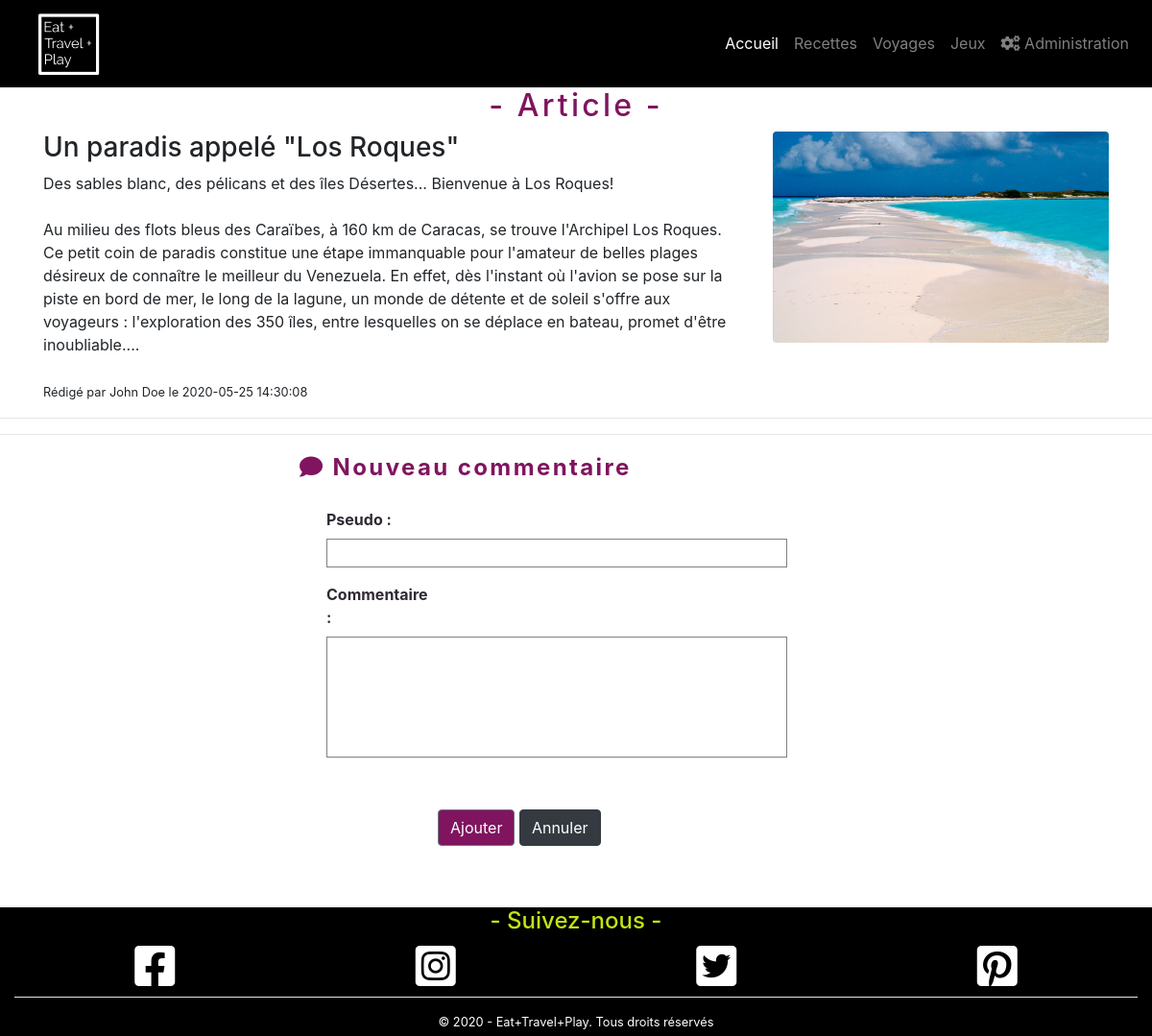
Page /show_post.php?id=1 on the committed database.
### tables this page shows
CREATE TABLE IF NOT EXISTS `post` (
  `Id` smallint(5) UNSIGNED NOT NULL AUTO_INCREMENT,
  `Title` varchar(100) NOT NULL,
  `Contents` text NOT NULL,
  `Image` varchar(255) NOT NULL,
  `CreationTimestamp` datetime NOT NULL,
  `Author_Id` tinyint(3) UNSIGNED DEFAULT NULL,
  `Category_Id` tinyint(3) UNSIGNED DEFAULT NULL,
  PRIMARY KEY (`Id`),
  UNIQUE KEY `Title` (`Title`),
  KEY `CreationTimestamp` (`CreationTimestamp`),
  KEY `Author_Id` (`Author_Id`),
  KEY `Category_Id` (`Category_Id`)
);

CREATE TABLE IF NOT EXISTS `author` (
  `Id` tinyint(3) UNSIGNED NOT NULL AUTO_INCREMENT,
  `FirstName` varchar(50) NOT NULL,
  `LastName` varchar(50) NOT NULL,
  PRIMARY KEY (`Id`)
);

### src/show_post.php (called while the page is built, shortened)
<?php
    include 'application/bdd_connection.php';
    $query =
    '
        SELECT
            Post.Id,
            Title,
            Contents,
            Image,
            CreationTimestamp,
            FirstName,
            LastName
        FROM
            Post
        INNER JOIN
            Author
        ON
            Post.Author_Id = Author.Id
        WHERE
            Post.Id = ?
    ';
    $resultSet = $pdo->prepare($query);
    $resultSet->execute([$_GET['id']]);
    $post = $resultSet->fetch();
    include 'layout.php';

### src/templates/show_post.php (the view, shortened to what this page needs)
<h2 class="text-center"><i class="fa fa-file-text-o"></i>- Article -</h2>
<section class="container">
    <div class="row">
        <div class="col-lg-8">
            <h3><?= htmlspecialchars($post['Title']) ?></h3>
            <article><?= nl2br(htmlspecialchars($post['Contents'])) ?></article>
            <small>
            Rédigé par <?= htmlspecialchars($post['FirstName']) ?> <?= htmlspecialchars($post['LastName']) ?>
            le <?= htmlspecialchars($post['CreationTimestamp']) ?>
            </small>
        </div>
        <div class="col-lg-4">
            <img class="img-fluid rounded float-left" src="./images/articles/<?=$post["Image"]?>" alt="image de l\'article">
        </div>
    </div>
</section>
<hr>
<hr>
<form class="generic-form" action="add_comment.php" method="POST">
    <fieldset>
        <legend class="textPurple"><i class="fas fa-comment textPurple"></i> Nouveau commentaire</legend>
        <ul>
            <li>
                <label for="nickName">Pseudo :</label>
                <input type="text" id="nickName" name="nickName">
            </li>
            <li>
                <label class="textarea" for="contents">Commentaire :</label>
                <textarea id="contents" name="contents" rows="5"></textarea>
            </li>
            <li>
                <button class="btn btn-secondary bgPurple" type="submit">Ajouter</button>
                <a class="btn btn-dark" href="index.php">Annuler</a>
            </li>
        </ul>
    </fieldset>
</form>

### src/css/blog-main.css (style rules this page uses)
* { box-sizing: border-box; }
a { text-decoration: none; }
form { margin-top: 2em; }
form fieldset { border-radius: 4px; }
form fieldset legend { padding: 0 0.5em; }
hr { margin-bottom: 2em; margin-top: 2em; }

### src/css/style.css (style rules this page uses)
.bgPurple { background-color: rgb(128, 20, 95) !important; }
.textPurple { color: rgb(128, 20, 95) !important; }
a { color: rgb(128, 20, 95); transition: all 0.25s; }
body { background: white; font-family: 'Dosis', sans-serif; width: 100% !important; height: 100vh; }
h1, h2 { color: rgb(128, 20, 95); letter-spacing: 0.1em; }

### src/css/ui-form.css (style rules this page uses)
.generic-form { margin: 0 auto; width: 50%; }
.generic-form fieldset { border-color: #01A2A6; }
.generic-form fieldset legend { color: #01A2A6; font-weight: bold; letter-spacing: 0.1em; }
.generic-form input[type="password"], .generic-form input[type="text"], .generic-form select, .generic-form textarea { padding: 2px; border: 1px solid grey; transition: background-color 0.33s; }
.generic-form input[type="password"], .generic-form input[type="text"], .generic-form select, .generic-form textarea { width: 30em; }
.generic-form textarea { resize: none; }
.generic-form ul { list-style-type: none; }
.generic-form ul li { margin: 1em 0; }
.generic-form ul li:last-child { margin-left: 116px; margin-top: 3em; }
.generic-form ul li label { display: inline-block; color: #2F2933; font-weight: bold; }
.generic-form ul li label.textarea { vertical-align: top; }
.generic-form ul li label { width: 112px; }

### rows in the picture
post: Title "Un paradis appelé \"Los Roques\"", Contents "Des sables blanc, des pélicans et des îles Désertes... Bienvenue à Los Roques! Au milieu des flots bleus des Caraïbes, à 160 km de Caracas, se trouve l'Archipel Los Roques. Ce petit coin de paradis constitue une étape immanquable pour l'amateur de belles plages désireux de connaître le meilleur du Venezuela. En effet, dès l'instant où l'avion se pose sur la piste en bord de mer, le long de la lagune, un monde de détente et de soleil s'offre aux voyageurs : l'exploration des 350 îles, entre lesquelles on se déplace en bateau, promet d'être inoubliable....", Author_Id.FirstName "John", Author_Id.LastName "Doe", CreationTimestamp "2020-05-25 14:30:08", Image (picture)
